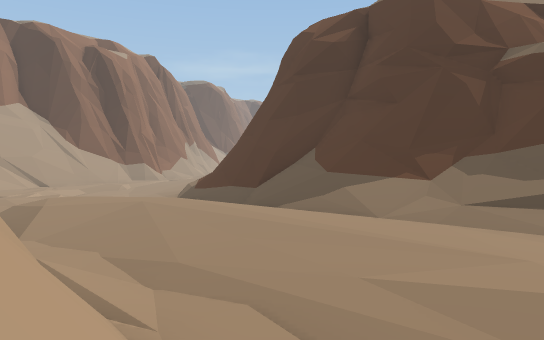
view 1 (above)

24 first-person views from a walk through a scene from a Unity 3-D project. The camera is 1.4 m above the floor, tilts 2° down and sees 70° across. The floor is counted in squares, 2 m on a side. Each view is taken from the middle of a square. On the plan, view 1 faces up. The plan holds only what a view shows up to about 11 squares ahead; the rest is blank. The place goes on beyond the plan. The player is left out. Door leaves are left out, so doorways stand open.

view 2
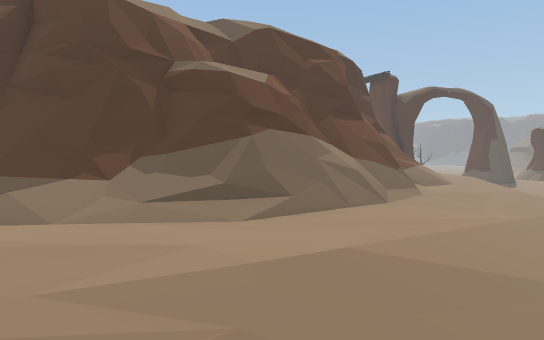

view 3
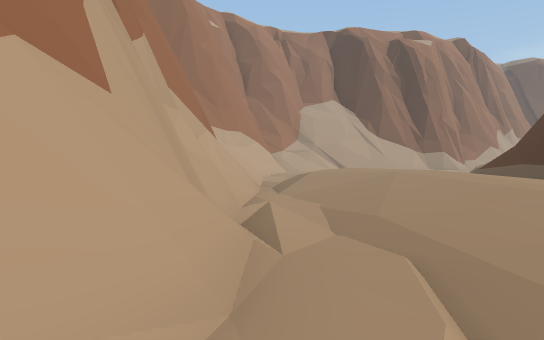

view 4
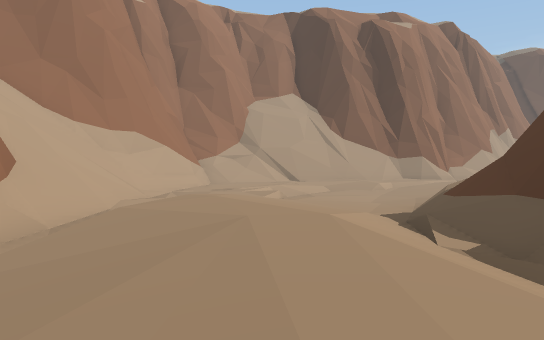

view 5
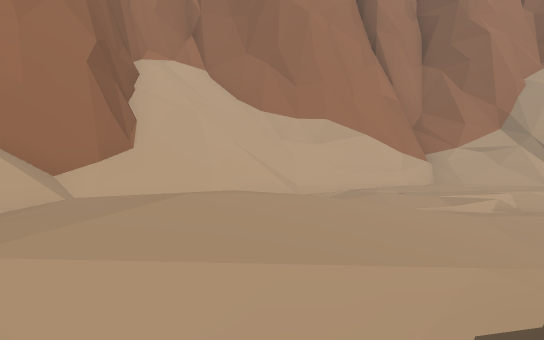

view 6
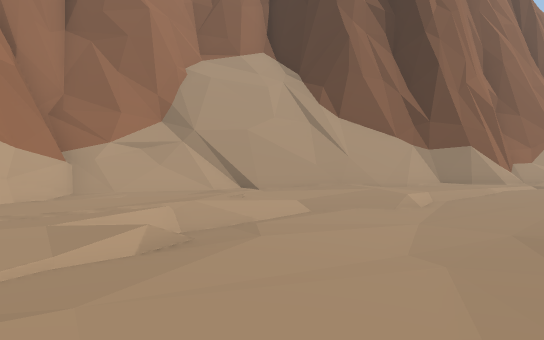

view 7
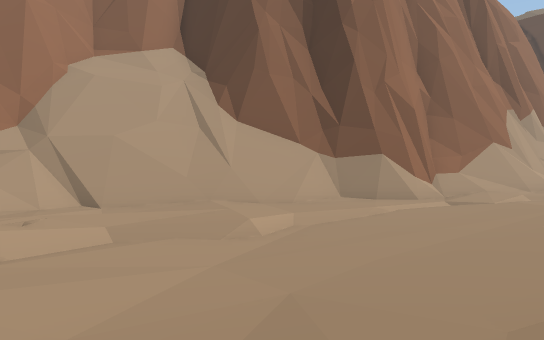

view 8
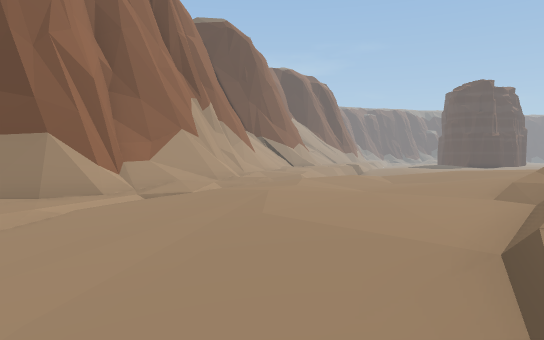

view 9
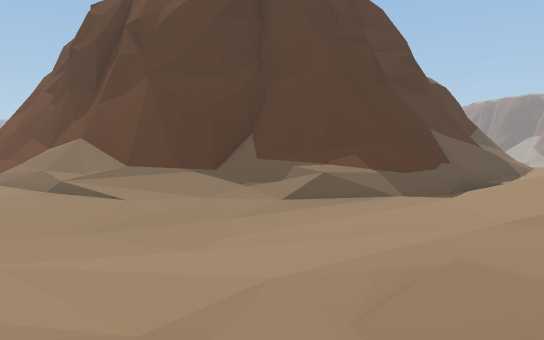

view 10
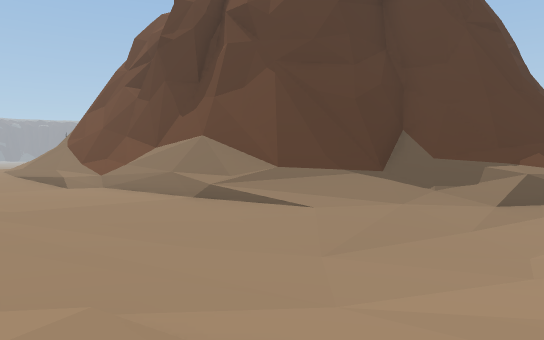

view 11
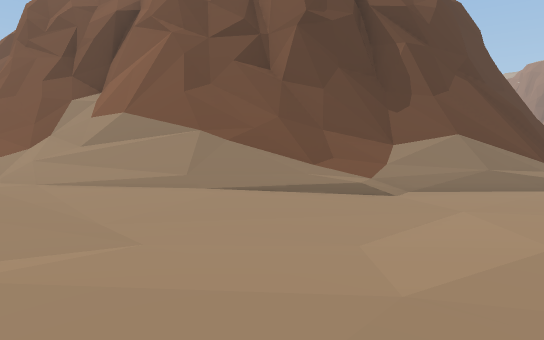

view 12
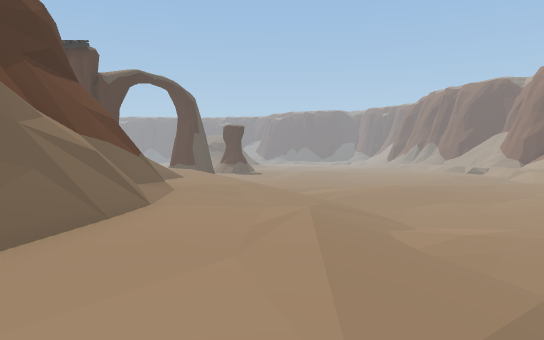

view 13
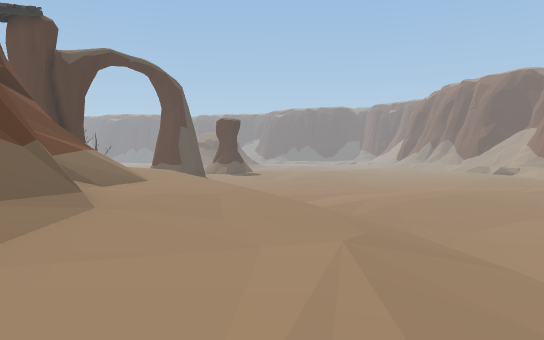

view 14
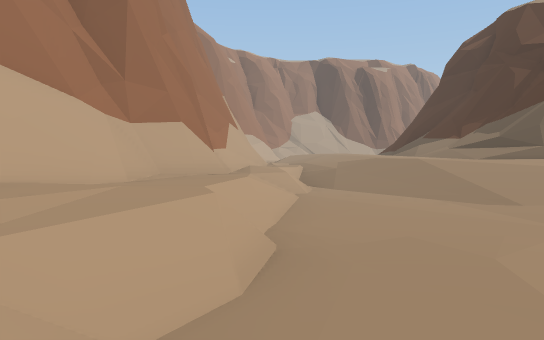

view 15
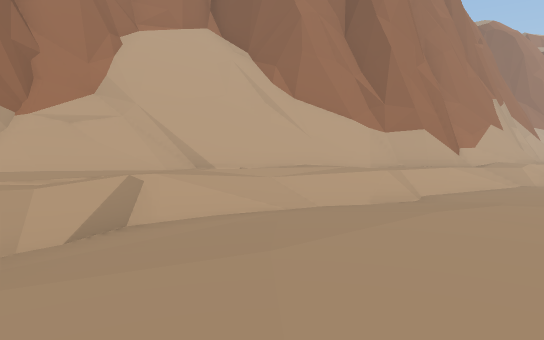

view 16
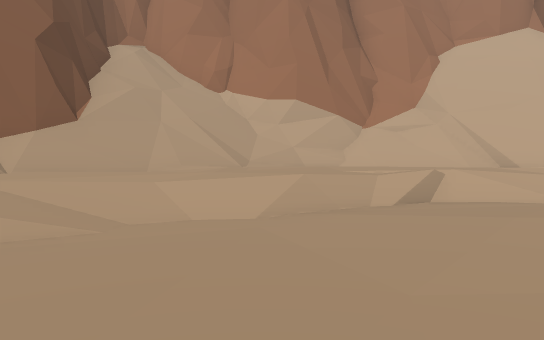

view 17
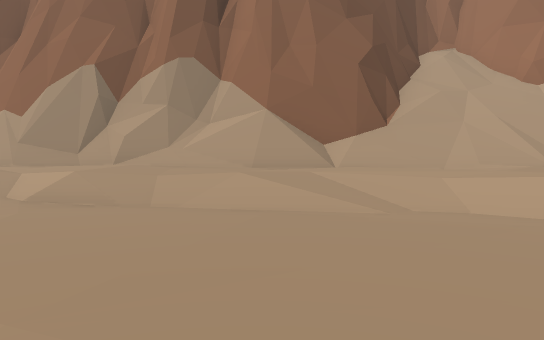

view 18
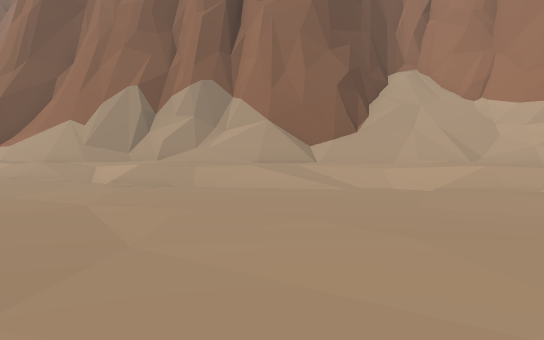

view 19
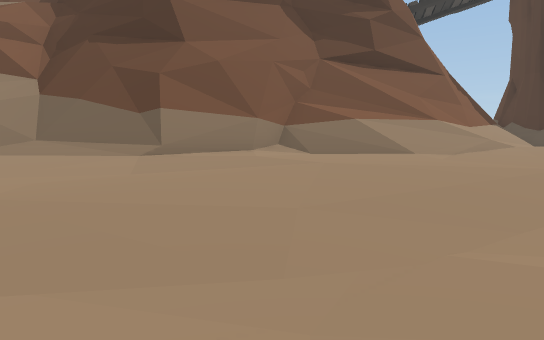

view 20
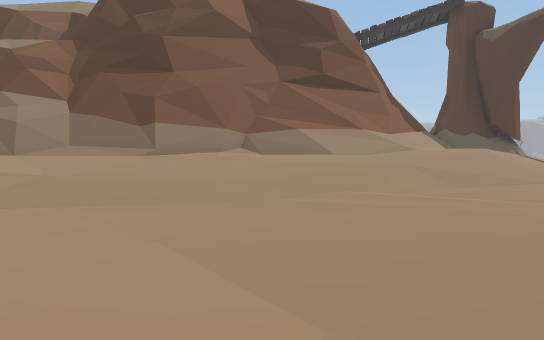

view 21
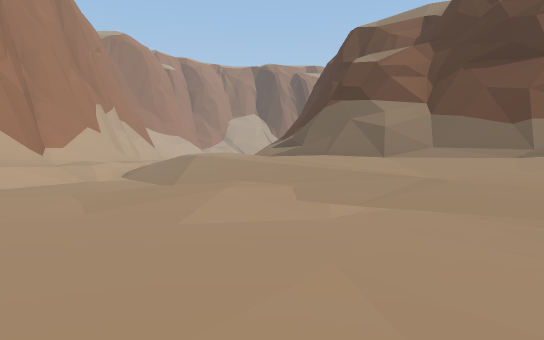

view 22
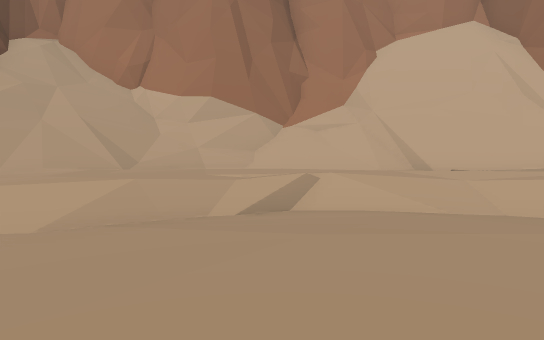

view 23
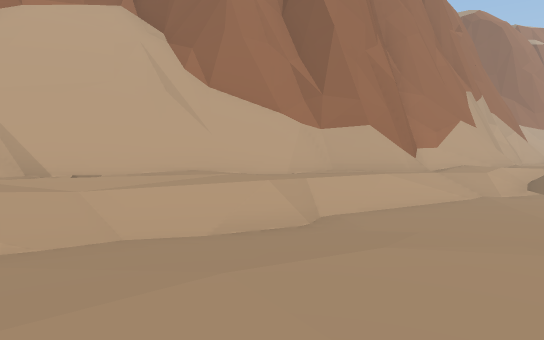

view 24
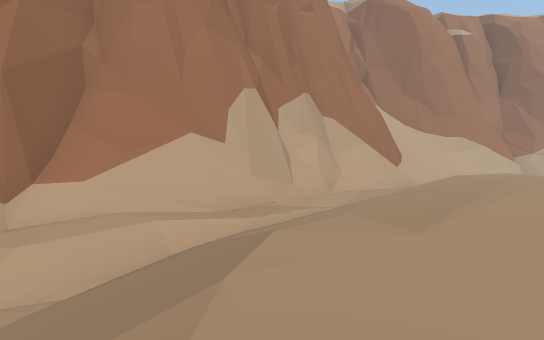

### Floor plan
Key: @ floor where view 1 was taken; # wall or solid block; . main floor; : floor 0.25 m higher than the main floor; - floor 0.25 m lower than the main floor; + floor 0.5 m higher than the main floor; _ floor 0.5 m lower than the main floor; * floor 0.75 m higher than the main floor; < floor 0.75 m lower than the main floor; % floor 1 m higher than the main floor; ( floor 1 m lower than the main floor; / step, stairs or slope; = window, fence, low wall or low ledge; ^ raised ledge.
Columns run from 15 left of view 1 to 18 right of it. Each row starts with its distance up from view 1.
 28         ^#=/...::++
 27         ^#./.:..::++
 26        ^#/......:://///#
 25         #:.....:+/////#^^
 24        ^#..:..:://#^^=^^
 23      ^##/..:..:/==^
 22    #^#/=......//=^
 21   /////.......//^
 20  //////./....//^^
 19 #/////::/--./=^^
 18 ##////./__-./=^
 17  #=//..-___./^^^
 16  ##//..--__./##^
 15  #//../_---.///^
 14  ###/:......//#^
 13    ##:......//^
 12    ^=/.:.::.//#  ^
 11     =/...:++:/=^=#^
 10    ^=//:.*%**/////^           ^^#=
  9   #=////./%%%%////#^^        ^^=#=
  8   #//////./**%%///=#^^       #/==/
  7   ##//#^#=.:+**%*////^^ ^^  ^#////
  6    #### ^##.:++****/==^^=^^^=*+*+*
  5           #/:.:+***++//##/++++++::
  4           ^##:.::+*+++++:::.:::::/
  3             ^#/.//***+:::.......//
  2              ^#./////........--_<(
  1               ^=./////_______/<<_<
  0               ^@//((<<<__<(((((<__
 -1               ^##//<<<<__<(((((<__
 -2                 ^#./<<<<<((((((<__
 -3                 ^#../<<<<<<<((((<_
 -4                 ^//.//<_<<<<<(((<<
 -5                 #//::/<__<<<((((<
 -6                ##///.//<<<<((<<<((
 -7               ###///..//<<<(((((((
 -8               #//////.:.//((((((((
 -9               ##///=//.::.////((((
-10                ####=//..:..././///
-11                   ####///:........
-12                      ##//////##/#=
-13                       #////###^^^#
-14                       ##//#^
-15                       ##/##
-16                        ###

Positions as (right, up) in squares from view 1, and headings:
1: (0, 0), facing up
2: (0, 0), facing up-right
3: (1, 1), facing up-left
4: (0, 6), facing up-left
5: (-1, 10), facing left
6: (-4, 12), facing up-left
7: (-3, 15), facing up-left
8: (-4, 17), facing up
9: (-10, 15), facing right
10: (-9, 18), facing right
11: (-4, 28), facing down-right
12: (3, 3), facing right
13: (7, 3), facing right
14: (8, -6), facing up-left
15: (12, -6), facing left
16: (14, -5), facing down-left
17: (14, -4), facing down
18: (14, -1), facing down
19: (14, -1), facing up
20: (15, -4), facing up
21: (14, -4), facing up-left
22: (12, -4), facing down-left
23: (10, -4), facing left
24: (6, 3), facing left
